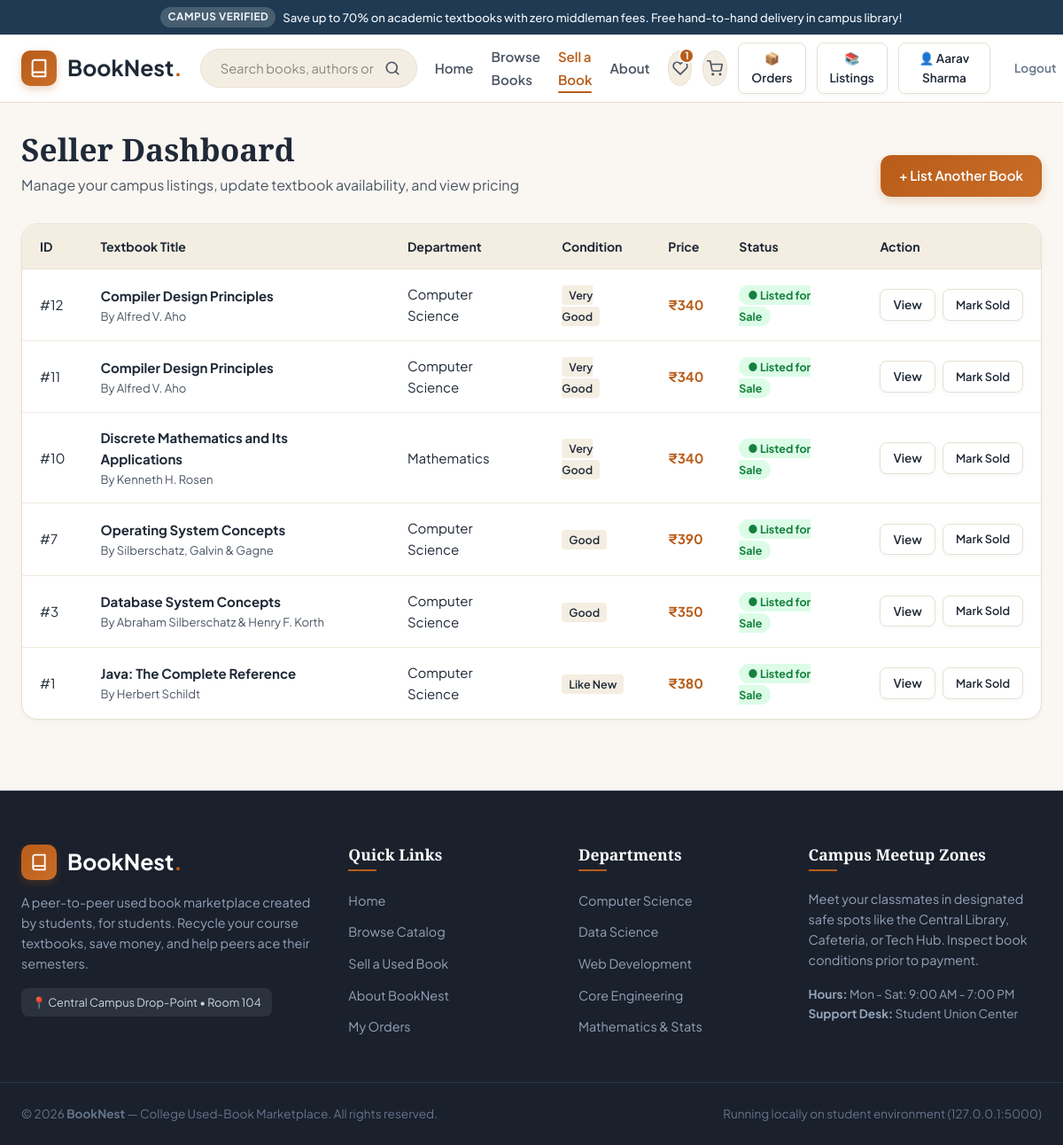
Screenshot of /seller-dashboard (signed in) with the database file from the repository.
### tables this page shows
CREATE TABLE users (
        id INTEGER PRIMARY KEY AUTOINCREMENT,
        username TEXT UNIQUE NOT NULL,
        email TEXT UNIQUE NOT NULL,
        password_hash TEXT NOT NULL,
        password_plain TEXT NOT NULL,
        full_name TEXT NOT NULL,
        department TEXT DEFAULT 'Computer Science',
        created_at TIMESTAMP DEFAULT CURRENT_TIMESTAMP
    );

CREATE TABLE books (
        id INTEGER PRIMARY KEY AUTOINCREMENT,
        seller_id INTEGER NOT NULL,
        title TEXT NOT NULL,
        author TEXT NOT NULL,
        category TEXT NOT NULL,
        description TEXT,
        price INTEGER NOT NULL,
        original_price INTEGER NOT NULL,
        condition TEXT NOT NULL,
        condition_slug TEXT NOT NULL,
        cover_theme TEXT NOT NULL,
        is_available INTEGER DEFAULT 1,
        is_popular INTEGER DEFAULT 0,
        created_at TIMESTAMP DEFAULT CURRENT_TIMESTAMP,
        FOREIGN KEY(seller_id) REFERENCES users(id) ON DELETE CASCADE
    );

### app.py (the view)
@app.route('/seller-dashboard')
def seller_dashboard():
    if 'user_id' not in session:
        flash("Please log in to access your Seller Dashboard.", "warning")
        return redirect(url_for('login'))
    conn = get_db()
    cursor = conn.cursor()
    cursor.execute("""
    SELECT * FROM books
    WHERE seller_id = ?
    ORDER BY id DESC;
    """, (session['user_id'],))
    my_books = cursor.fetchall()
    conn.close()
    return render_template('seller_dashboard.html', books=my_books)

### app.py (called while the page is built)
def get_db():
    conn = sqlite3.connect(DB_PATH)
    conn.row_factory = sqlite3.Row
    conn.execute("PRAGMA foreign_keys = ON;")
    return conn

@app.context_processor
def inject_global_data():
    user_id = session.get('user_id')
    cart_count = 0
    wishlist_count = 0
    current_user = None
    if user_id:
        conn = get_db()
        cursor = conn.cursor()
        cursor.execute("SELECT * FROM users WHERE id = ?", (user_id,))
        current_user = cursor.fetchone()
        cursor.execute("SELECT SUM(quantity) FROM cart WHERE user_id = ?", (user_id,))
        res = cursor.fetchone()[0]
        cart_count = res if res else 0
        cursor.execute("SELECT COUNT(*) FROM wishlist WHERE user_id = ?", (user_id,))
        wishlist_count = cursor.fetchone()[0]
        conn.close()
    return {
        "cart_count": cart_count,
        "wishlist_count": wishlist_count,
        "current_user": current_user,
        "SECURITY_DEMO_MODE": SECURITY_DEMO_MODE,
    }

### templates/seller_dashboard.html (shortened to what this page needs)
{% extends "base.html" %}
{% block content %}
<section class="section" style="padding-top: 30px;">
  <div class="container">
    <div class="section-header">
      <div>
        <h1 style="font-size: 2.2rem; margin-bottom: 6px;">Seller Dashboard</h1>
        <p style="color: var(--text-secondary);">Manage your campus listings, update textbook availability, and view pricing</p>
      </div>
      <a href="{{ url_for('sell') }}" class="btn btn-primary">
        + List Another Book
      </a>
    </div>
    {% if books %}
      <div class="table-card">
        <table class="app-table">
          <thead>
            <tr>
              <th>ID</th>
              <th>Textbook Title</th>
              <th>Department</th>
              <th>Condition</th>
              <th>Price</th>
              <th>Status</th>
              <th>Action</th>
            </tr>
          </thead>
          <tbody>
            {% for book in books %}
              <tr>
                <td>#{{ book.id }}</td>
                <td>
                  <strong>{{ book.title }}</strong>
                  <div style="font-size: 0.82rem; color: var(--text-secondary);">By {{ book.author }}</div>
                </td>
                <td>{{ book.category }}</td>
                <td>
                  <span class="pill" style="background: var(--bg-surface-soft); font-size: 0.78rem; font-weight: 600; padding: 3px 8px; border-radius: 4px;">
                    {{ book.condition }}
                  </span>
                </td>
                <td style="font-weight: 700; color: var(--primary);">₹{{ book.price }}</td>
                <td>
                  {% if book.is_available %}
                    <span style="background: #dcfce7; color: #15803d; font-size: 0.78rem; font-weight: 700; padding: 3px 10px; border-radius: var(--radius-full);">
                      ● Listed for Sale
                    </span>
                  {% else %}
                    <span style="background: #fee2e2; color: #b91c1c; font-size: 0.78rem; font-weight: 700; padding: 3px 10px; border-radius: var(--radius-full);">
                      ● Marked Sold
                    </span>
                  {% endif %}
                </td>
                <td>
                  <div style="display: flex; gap: 8px;">
                    <a href="{{ url_for('book_detail', book_id=book.id) }}" class="btn btn-secondary btn-sm">
                      View
                    </a>
                    <a href="{{ url_for('toggle_book_status', book_id=book.id) }}" class="btn btn-sm {% if book.is_available %}btn-secondary{% else %}btn-forest{% endif %}" style="font-size: 0.8rem;">
                      {% if book.is_available %}Mark Sold{% else %}Mark Available{% endif %}
                    </a>
                  </div>
                </td>
              </tr>
            {% endfor %}
          </tbody>
        </table>
      </div>
    {% endif %}
  </div>
</section>
{% endblock %}

### templates/base.html (shortened to what this page needs)
<!DOCTYPE html>
<html lang="en">
<head>
  <link rel="stylesheet" href="{{ url_for('static', filename='css/style.css') }}">
</head>
<body>
  <div class="top-notice-bar">
    <span class="pill">Campus Verified</span>
    <span>Save up to 70% on academic textbooks with zero middleman fees. Free hand-to-hand delivery in campus library!</span>
  </div>
  <header class="site-header">
    <div class="container">
      <div class="header-inner">
        <a href="{{ url_for('index') }}" class="brand-logo" id="nav-brand-logo">
          <div class="brand-logo-icon">
            <svg width="22" height="22" viewBox="0 0 24 24" fill="none" stroke="currentColor" stroke-width="2.2" stroke-linecap="round" stroke-linejoin="round">
              <path d="M4 19.5A2.5 2.5 0 0 1 6.5 17H20"></path>
              <path d="M6.5 2H20v20H6.5A2.5 2.5 0 0 1 4 19.5v-15A2.5 2.5 0 0 1 6.5 2z"></path>
            </svg>
          </div>
          <span>BookNest<span class="dot">.</span></span>
        </a>
        <div class="header-search">
          <form action="{{ url_for('browse') }}" method="GET">
            <input type="text" name="q" placeholder="Search books, authors or subjects..." value="{{ search_query if search_query else '' }}" autocomplete="off" id="global-search-input">
            <button type="submit" title="Search Books" id="btn-search-submit">
              <svg width="18" height="18" viewBox="0 0 24 24" fill="none" stroke="currentColor" stroke-width="2.2" stroke-linecap="round" stroke-linejoin="round">
                <circle cx="11" cy="11" r="8"></circle>
                <line x1="21" y1="21" x2="16.65" y2="16.65"></line>
              </svg>
            </button>
          </form>
        </div>
        <nav>
          <ul class="nav-links">
            <li><a href="{{ url_for('index') }}" class="{% if request.path == '/' %}active{% endif %}">Home</a></li>
            <li><a href="{{ url_for('browse') }}" class="{% if '/browse' in request.path %}active{% endif %}">Browse Books</a></li>
            <li><a href="{{ url_for('sell') }}" class="{% if '/sell' in request.path %}active{% endif %}">Sell a Book</a></li>
            <li><a href="{{ url_for('about') }}" class="{% if '/about' in request.path %}active{% endif %}">About</a></li>
          </ul>
        </nav>
        <div class="nav-actions">
          <a href="{{ url_for('wishlist') }}" class="icon-btn" title="My Wishlist" id="nav-wishlist-link">
            <svg width="18" height="18" viewBox="0 0 24 24" fill="none" stroke="currentColor" stroke-width="2.2" stroke-linecap="round" stroke-linejoin="round">
              <path d="M20.84 4.61a5.5 5.5 0 0 0-7.78 0L12 5.67l-1.06-1.06a5.5 5.5 0 0 0-7.78 7.78l1.06 1.06L12 21.23l7.78-7.78 1.06-1.06a5.5 5.5 0 0 0 0-7.78z"></path>
            </svg>
            {% if wishlist_count > 0 %}
              <span class="badge-count">{{ wishlist_count }}</span>
            {% endif %}
          </a>
          <a href="{{ url_for('cart') }}" class="icon-btn" title="My Cart" id="nav-cart-link">
            <svg width="18" height="18" viewBox="0 0 24 24" fill="none" stroke="currentColor" stroke-width="2.2" stroke-linecap="round" stroke-linejoin="round">
              <circle cx="9" cy="21" r="1"></circle>
              <circle cx="20" cy="21" r="1"></circle>
              <path d="M1 1h4l2.68 13.39a2 2 0 0 0 2 1.61h9.72a2 2 0 0 0 2-1.61L23 6H6"></path>
            </svg>
          </a>
          {% if session.get('user_id') %}
            <a href="{{ url_for('orders') }}" class="btn btn-secondary btn-sm" title="My Orders" id="nav-orders-btn">
              📦 Orders
            </a>
            <a href="{{ url_for('seller_dashboard') }}" class="btn btn-secondary btn-sm" title="Seller Dashboard" id="nav-seller-btn">
              📚 Listings
            </a>
            <a href="{{ url_for('profile') }}" class="btn btn-secondary btn-sm" id="nav-profile-btn">
              👤 {{ session.get('user_name', 'Student') }}
            </a>
            <a href="{{ url_for('logout') }}" class="btn btn-sm" style="color: #64748b;" id="nav-logout-btn">Logout</a>
          {% else %}
            <a href="{{ url_for('login') }}" class="btn btn-secondary btn-sm" id="nav-login-btn">Login</a>
            <a href="{{ url_for('register') }}" class="btn btn-primary btn-sm" id="nav-register-btn">Register</a>
          {% endif %}
        </div>
      </div>
    </div>
  </header>
  <main>
    {% block content %}{% endblock %}
  </main>
  <footer class="site-footer">
    <div class="footer-top">
      <div class="container">
        <div class="footer-grid">
          <div class="footer-col">
            <div class="brand-logo" style="color: white; margin-bottom: 14px;">
              <div class="brand-logo-icon">
                <svg width="20" height="20" viewBox="0 0 24 24" fill="none" stroke="currentColor" stroke-width="2.2">
                  <path d="M4 19.5A2.5 2.5 0 0 1 6.5 17H20"></path>
                  <path d="M6.5 2H20v20H6.5A2.5 2.5 0 0 1 4 19.5v-15A2.5 2.5 0 0 1 6.5 2z"></path>
                </svg>
              </div>
              <span>BookNest<span style="color: var(--primary);">.</span></span>
            </div>
            <p>
              A peer-to-peer used book marketplace created by students, for students. Recycle your course textbooks, save money, and help peers ace their semesters.
            </p>
            <div class="footer-badge">
              📍 Central Campus Drop-Point • Room 104
            </div>
          </div>
          <div class="footer-col">
            <h4>Quick Links</h4>
            <ul class="footer-links">
              <li><a href="{{ url_for('index') }}">Home</a></li>
              <li><a href="{{ url_for('browse') }}">Browse Catalog</a></li>
              <li><a href="{{ url_for('sell') }}">Sell a Used Book</a></li>
              <li><a href="{{ url_for('about') }}">About BookNest</a></li>
              <li><a href="{{ url_for('orders') }}">My Orders</a></li>
            </ul>
          </div>
          <div class="footer-col">
            <h4>Departments</h4>
            <ul class="footer-links">
              <li><a href="{{ url_for('browse', category='Computer Science') }}">Computer Science</a></li>
              <li><a href="{{ url_for('browse', category='Data Science') }}">Data Science</a></li>
              <li><a href="{{ url_for('browse', category='Web Development') }}">Web Development</a></li>
              <li><a href="{{ url_for('browse', category='Engineering') }}">Core Engineering</a></li>
              <li><a href="{{ url_for('browse', category='Mathematics') }}">Mathematics & Stats</a></li>
            </ul>
          </div>
          <div class="footer-col">
            <h4>Campus Meetup Zones</h4>
            <p>
              Meet your classmates in designated safe spots like the Central Library, Cafeteria, or Tech Hub. Inspect book conditions prior to payment.
            </p>
            <div style="font-size: 0.85rem; color: #94a3b8;">
              <strong>Hours:</strong> Mon - Sat: 9:00 AM - 7:00 PM<br>
              <strong>Support Desk:</strong> Student Union Center
            </div>
          </div>
        </div>
      </div>
    </div>
    <div class="footer-bottom">
      <div class="container" style="display: flex; justify-content: space-between; align-items: center;">
        <div>
          &copy; 2026 <strong>BookNest</strong> — College Used-Book Marketplace. All rights reserved.
        </div>
        <div>
          Running locally on student environment (127.0.0.1:5000)
        </div>
      </div>
    </div>
  </footer>
</body>
</html>

### rows the page displays
users: get "Aarav Sharma"
books: id "12", title "Compiler Design Principles", author "Alfred V. Aho", category "Computer Science", condition "Very Good", price "340", is_available "● Listed for Sale"
books: id "11", title "Compiler Design Principles", author "Alfred V. Aho", category "Computer Science", condition "Very Good", price "340", is_available "● Listed for Sale"
books: id "10", title "Discrete Mathematics and Its Applications", author "Kenneth H. Rosen", category "Mathematics", condition "Very Good", price "340", is_available "● Listed for Sale"
books: id "7", title "Operating System Concepts", author "Silberschatz, Galvin & Gagne", category "Computer Science", condition "Good", price "390", is_available "● Listed for Sale"
books: id "3", title "Database System Concepts", author "Abraham Silberschatz & Henry F. Korth", category "Computer Science", condition "Good", price "350", is_available "● Listed for Sale"
books: id "1", title "Java: The Complete Reference", author "Herbert Schildt", category "Computer Science", condition "Like New", price "380", is_available "● Listed for Sale"

### other values shown
{{ wishlist_count }} "1"
